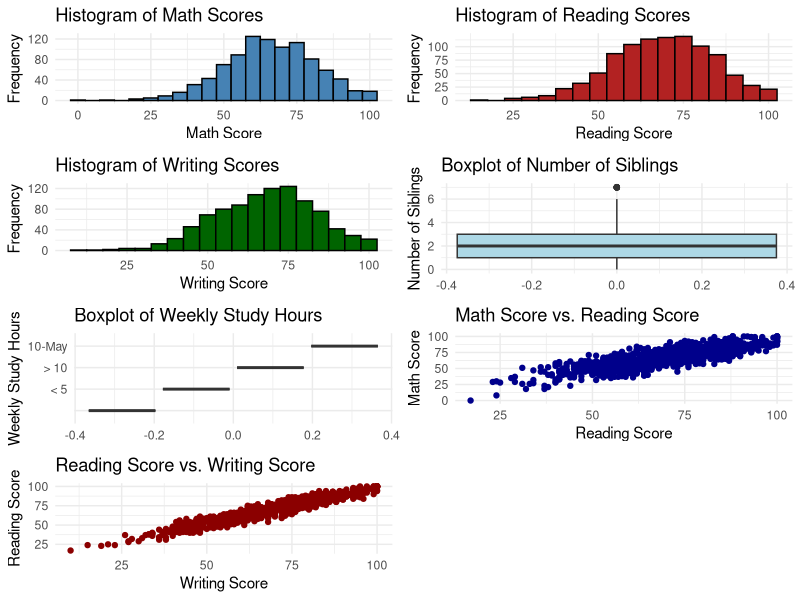
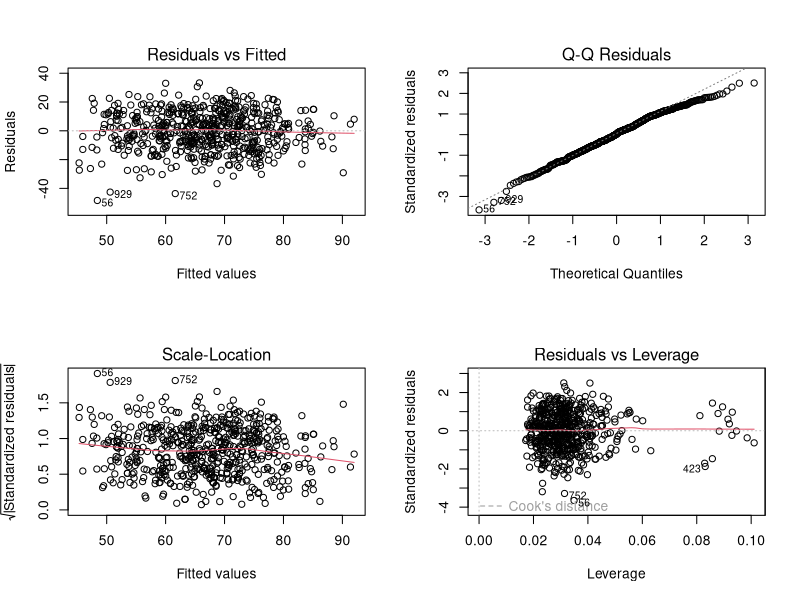
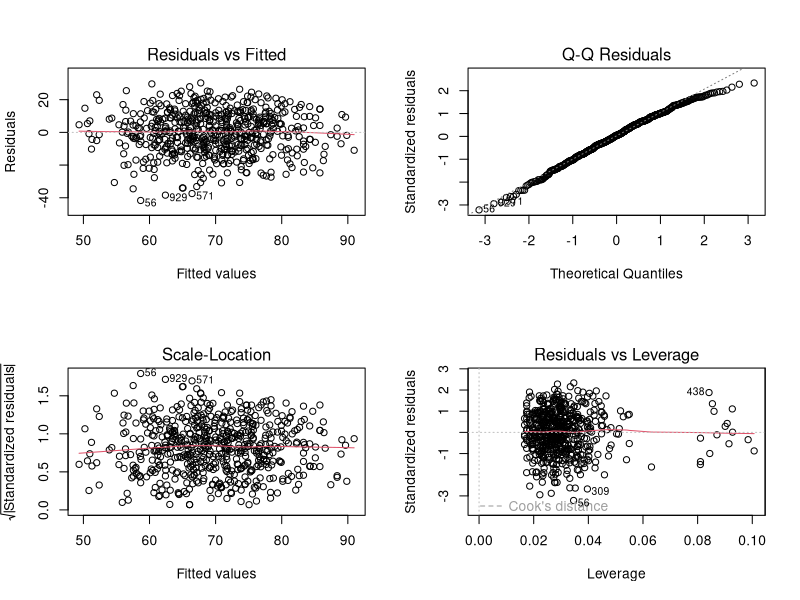
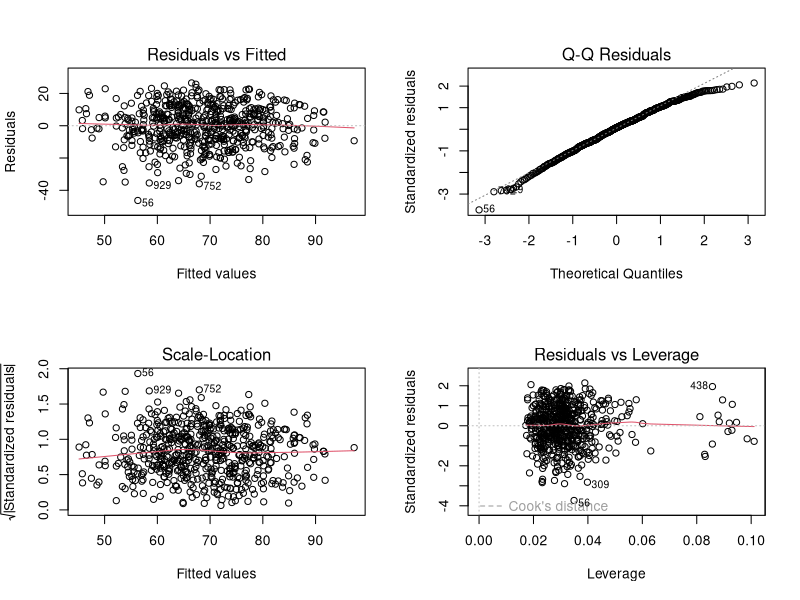

Recreate these plots in R, in order. (Note: this script raises an error after producing the figures.)
## ---- chunk 1
knitr::opts_chunk$set(echo = TRUE)
library(tidyverse)
library(MASS)
library(leaps)

knitr::opts_chunk$set(
  fig.width = 6,
  fig.asp = .6,
  out.width = "90%",
  warning = FALSE,
  message = FALSE,
  echo = FALSE
)

theme_set(theme_minimal() + theme(legend.position = "bottom"))
## ---- chunk 2
# Load necessary libraries
library(tidyverse)
library(broom)
library(GGally)
library(gridExtra)
library(kableExtra)


# Read the dataset
data <- read.csv("Project_1_data.csv")

# Inspect the structure of the data
glimpse(data)


hist_math <- ggplot(data, aes(x = MathScore)) +
  geom_histogram(binwidth = 5, fill = "steelblue", color = "black") +
  labs(title = "Histogram of Math Scores", x = "Math Score", y = "Frequency")

hist_reading <- ggplot(data, aes(x = ReadingScore)) +
  geom_histogram(binwidth = 5, fill = "firebrick", color = "black") +
  labs(title = "Histogram of Reading Scores", x = "Reading Score", y = "Frequency")

hist_writing <- ggplot(data, aes(x = WritingScore)) +
  geom_histogram(binwidth = 5, fill = "darkgreen", color = "black") +
  labs(title = "Histogram of Writing Scores", x = "Writing Score", y = "Frequency")
box_nr_siblings <- ggplot(data, aes(y = NrSiblings)) +
  geom_boxplot(fill = "lightblue") +
  labs(title = "Boxplot of Number of Siblings", y = "Number of Siblings")

box_wkly_study_hours <- ggplot(data, aes(y = WklyStudyHours)) +
  geom_boxplot(fill = "lightgreen") +
  labs(title = "Boxplot of Weekly Study Hours", y = "Weekly Study Hours")
scatter_math_reading <- ggplot(data, aes(x = ReadingScore, y = MathScore)) +
  geom_point(color = "darkblue") +
  labs(title = "Math Score vs. Reading Score", x = "Reading Score", y = "Math Score")

scatter_reading_writing <- ggplot(data, aes(x = WritingScore, y = ReadingScore)) +
  geom_point(color = "darkred") +
  labs(title = "Reading Score vs. Writing Score", x = "Writing Score", y = "Reading Score")
# Convert categorical variables to factors if needed
data <- data %>%
  mutate(across(c(Gender, EthnicGroup, ParentEduc, LunchType, TestPrep, 
                  ParentMaritalStatus, PracticeSport, IsFirstChild, 
                  TransportMeans, WklyStudyHours), as.factor))

pairwise_plots <- ggpairs(data,
  columns = c("MathScore", "ReadingScore", "WritingScore", "NrSiblings", "WklyStudyHours"),
  aes(color = Gender),
  lower = list(continuous = "smooth"),
  upper = list(continuous = "cor"),
  diag = list(continuous = "densityDiag"))
grid.arrange(
  hist_math, hist_reading, hist_writing,
  box_nr_siblings, box_wkly_study_hours,
  scatter_math_reading, scatter_reading_writing,
  ncol = 2
)
## ---- chunk 3
data$Gender <- as.factor(data$Gender)
data$EthnicGroup <- as.factor(data$EthnicGroup)
data$ParentEduc <- as.factor(data$ParentEduc)
data$LunchType <- as.factor(data$LunchType)
data$TestPrep <- as.factor(data$TestPrep)
data$ParentMaritalStatus <- as.factor(data$ParentMaritalStatus)
data$PracticeSport <- as.factor(data$PracticeSport)
data$IsFirstChild <- as.factor(data$IsFirstChild)
data$TransportMeans <- as.factor(data$TransportMeans)
data$WklyStudyHours <- as.factor(data$WklyStudyHours)

# Handle missing values by removing rows with NA
data <- na.omit(data)
## ---- chunk 4
data[data == "" | data == " "] <- NA
data <- na.omit(data)
## ---- chunk 5
library(kableExtra)
data_dict <- tibble(
  Variable = c(
    "Gender", "EthnicGroup", "ParentEduc", "LunchType", "TestPrep", 
    "ParentMaritalStatus", "PracticeSport", "IsFirstChild", "NrSiblings", 
    "TransportMeans", "WklyStudyHours", "MathScore", "ReadingScore", "WritingScore"
  ),
  Description = c(
    "Gender of the student (male/female)",
    "Ethnic group of the student (group A to E)",
    "Parent(s) education background (from some_highschool to master's degree)",
    "School lunch type (standard or free/reduced)",
    "Test preparation course followed (completed or none)",
    "Parent(s) marital status (married/single/widowed/divorced)",
    "How often the student practices sport (never/sometimes/regularly)",
    "If the child is the first child in the family (yes/no)",
    "Number of siblings the student has (0 to 7)",
    "Means of transport to school (schoolbus/private)",
    "Weekly self-study hours (less that 5 hours; between 5 and 10 hours; more than
10 hours)",
    "Math test score (0-100)",
    "Reading test score (0-100)",
    "Writing test score (0-100)"
  )
)

data_dict %>% 
  knitr::kable(caption = "Data Dictionary") %>% 
  kable_styling() %>%
  column_spec(1, width = "12em") %>% 
  column_spec(2, width = "32em")
## ---- chunk 6
numeric_summary = data |> 
  summarize(
    NrSiblings_Mean = mean(NrSiblings, na.rm = TRUE),
    NrSiblings_SD = sd(NrSiblings, na.rm = TRUE),
    NrSiblings_Median = median(NrSiblings, na.rm = TRUE),
    NrSiblings_IQR = IQR(NrSiblings, na.rm = TRUE),
    NrSiblings_Max = max(NrSiblings, na.rm = TRUE),
    NrSiblings_Min = min(NrSiblings, na.rm = TRUE),
    
    MathScore_Mean = mean(MathScore, na.rm = TRUE),
    MathScore_SD = sd(MathScore, na.rm = TRUE),
    MathScore_Median = median(MathScore, na.rm = TRUE),
    MathScore_IQR = IQR(MathScore, na.rm = TRUE),
    MathScore_Max = max(MathScore, na.rm = TRUE),
    MathScore_Min = min(MathScore, na.rm = TRUE),
    
    ReadingScore_Mean = mean(ReadingScore, na.rm = TRUE),
    ReadingScore_SD = sd(ReadingScore, na.rm = TRUE),
    ReadingScore_Median = median(ReadingScore, na.rm = TRUE),
    ReadingScore_IQR = IQR(ReadingScore, na.rm = TRUE),
    ReadingScore_Max = max(ReadingScore, na.rm = TRUE),
    ReadingScore_Min = min(ReadingScore, na.rm = TRUE),
    
    WritingScore_Mean = mean(WritingScore, na.rm = TRUE),
    WritingScore_SD = sd(WritingScore, na.rm = TRUE),
    WritingScore_Median = median(WritingScore, na.rm = TRUE),
    WritingScore_IQR = IQR(WritingScore, na.rm = TRUE),
    WritingScore_Max = max(WritingScore, na.rm = TRUE),
    WritingScore_Min = min(WritingScore, na.rm = TRUE)
  )


numeric_table = data.frame(
  Variable = c("NrSiblings", "MathScore", "ReadingScore", "WritingScore"),
  Mean = c(numeric_summary$NrSiblings_Mean, numeric_summary$MathScore_Mean, 
           numeric_summary$ReadingScore_Mean, numeric_summary$WritingScore_Mean),
  SD = c(numeric_summary$NrSiblings_SD, numeric_summary$MathScore_SD, 
         numeric_summary$ReadingScore_SD, numeric_summary$WritingScore_SD),
  Median = c(numeric_summary$NrSiblings_Median, numeric_summary$MathScore_Median, 
             numeric_summary$ReadingScore_Median, numeric_summary$WritingScore_Median),
  IQR = c(numeric_summary$NrSiblings_IQR, numeric_summary$MathScore_IQR, 
          numeric_summary$ReadingScore_IQR, numeric_summary$WritingScore_IQR),
  Max = c(numeric_summary$NrSiblings_Max, numeric_summary$MathScore_Max, 
          numeric_summary$ReadingScore_Max, numeric_summary$WritingScore_Max),
  Min = c(numeric_summary$NrSiblings_Min, numeric_summary$MathScore_Min, 
          numeric_summary$ReadingScore_Min, numeric_summary$WritingScore_Min)
)

knitr::kable(numeric_table, col.names = c("Variable Name", "Mean", "SD", "Median", "IQR", "Max", "Min"), 
             caption = "Summary Statistics for all Numeric Variables", format = "pipe")

## ---- chunk 7
categorical_table <- data |> 
  summarize(
    gender_Male = sum(Gender == "male", na.rm = TRUE),
    gender_Female = sum(Gender == "female", na.rm = TRUE),
    
    ethnicgroup_A = sum(EthnicGroup == "group A", na.rm = TRUE),
    ethnicgroup_B = sum(EthnicGroup == "group B", na.rm = TRUE),
    ethnicgroup_C = sum(EthnicGroup == "group C", na.rm = TRUE),
    ethnicgroup_D = sum(EthnicGroup == "group D", na.rm = TRUE),
    ethnicgroup_E = sum(EthnicGroup == "group E", na.rm = TRUE),
    
    parenteduc_SomeHighSchool = sum(ParentEduc == "some college", na.rm = TRUE),
    parenteduc_HighSchool = sum(ParentEduc == "some high School", na.rm = TRUE),
    parenteduc_Associates = sum(ParentEduc == "associate's degree high school", na.rm = TRUE),
    parenteduc_Bachelors = sum(ParentEduc == "bachelor's degree", na.rm = TRUE),
    parenteduc_Masters = sum(ParentEduc == "master's degree", na.rm = TRUE),
    
    lunchtime_Standard = sum(LunchType == "standard", na.rm = TRUE),
    lunchtime_FreeReduced = sum(LunchType == "free/reduced", na.rm = TRUE),
    
    testprep_Completed = sum(TestPrep == "completed", na.rm = TRUE),
    testprep_None = sum(TestPrep == "none", na.rm = TRUE),
    
    parentmaritalstatus_Married = sum(ParentMaritalStatus == "married", na.rm = TRUE),
    parentmaritalstatus_Single = sum(ParentMaritalStatus == "single", na.rm = TRUE),
    parentmaritalstatus_Widowed = sum(ParentMaritalStatus == "widowed", na.rm = TRUE),
    parentmaritalstatus_Divorced = sum(ParentMaritalStatus == "divorced", na.rm = TRUE),
    
    practicesport_Never = sum(PracticeSport == "never", na.rm = TRUE),
    practicesport_Sometimes = sum(PracticeSport == "sometimes", na.rm = TRUE),
    practicesport_Regularly = sum(PracticeSport == "regularly", na.rm = TRUE),
    
    isfirstchild_Yes = sum(IsFirstChild == "yes", na.rm = TRUE),
    isfirstchild_No = sum(IsFirstChild == "no", na.rm = TRUE),
    
    transportmeans_SchoolBus = sum(TransportMeans == "school_bus", na.rm = TRUE),
    transportmeans_Private = sum(TransportMeans == "private", na.rm = TRUE),
    
    wklystudyhours_LessThan5 = sum(WklyStudyHours == "< 5", na.rm = TRUE),
    wklystudyhours_5to10 = sum(WklyStudyHours == "10-May", na.rm = TRUE),
    wklystudyhours_MoreThan10 = sum(WklyStudyHours == "> 10", na.rm = TRUE)
  )


categorical_final <- data.frame(
  Variable = c("Gender Male", "Gender Female",
               "EthnicGroup A", "EthnicGroup B", "EthnicGroup C", "EthnicGroup D", "EthnicGroup E",
               "ParentEduc Some High School", "ParentEduc High School", "ParentEduc Associates", 
               "ParentEduc Bachelors", "ParentEduc Masters", 
               "LunchType Standard", "LunchType Free/Reduced", 
               "TestPrep Completed", "TestPrep None", 
               "ParentMaritalStatus Married", "ParentMaritalStatus Single", "ParentMaritalStatus Widowed", "ParentMaritalStatus Divorced",
               "PracticeSport Never", "PracticeSport Sometimes", "PracticeSport Regularly",
               "IsFirstChild Yes", "IsFirstChild No", 
               "TransportMeans SchoolBus", "TransportMeans Private",
               "WklyStudyHours Less than 5", "WklyStudyHours 5-10", "WklyStudyHours More than 10"),
  Count = c(
    categorical_table$gender_Male, categorical_table$gender_Female,
    categorical_table$ethnicgroup_A, categorical_table$ethnicgroup_B, categorical_table$ethnicgroup_C, categorical_table$ethnicgroup_D, categorical_table$ethnicgroup_E,
    categorical_table$parenteduc_SomeHighSchool, categorical_table$parenteduc_HighSchool, categorical_table$parenteduc_Associates, 
    categorical_table$parenteduc_Bachelors, categorical_table$parenteduc_Masters, 
    categorical_table$lunchtime_Standard, categorical_table$lunchtime_FreeReduced, 
    categorical_table$testprep_Completed, categorical_table$testprep_None, 
    categorical_table$parentmaritalstatus_Married, categorical_table$parentmaritalstatus_Single, categorical_table$parentmaritalstatus_Widowed, categorical_table$parentmaritalstatus_Divorced,
    categorical_table$practicesport_Never, categorical_table$practicesport_Sometimes, categorical_table$practicesport_Regularly,
    categorical_table$isfirstchild_Yes, categorical_table$isfirstchild_No, 
    categorical_table$transportmeans_SchoolBus, categorical_table$transportmeans_Private,
    categorical_table$wklystudyhours_LessThan5, categorical_table$wklystudyhours_5to10, categorical_table$wklystudyhours_MoreThan10
  ),
  Proportion = round(c(
    categorical_table$gender_Male / nrow(data), categorical_table$gender_Female / nrow(data),
    categorical_table$ethnicgroup_A / nrow(data), categorical_table$ethnicgroup_B / nrow(data), categorical_table$ethnicgroup_C / nrow(data), 
    categorical_table$ethnicgroup_D / nrow(data), categorical_table$ethnicgroup_E / nrow(data),
    categorical_table$parenteduc_SomeHighSchool / nrow(data), categorical_table$parenteduc_HighSchool / nrow(data), 
    categorical_table$parenteduc_Associates / nrow(data), categorical_table$parenteduc_Bachelors / nrow(data), 
    categorical_table$parenteduc_Masters / nrow(data),
    categorical_table$lunchtime_Standard / nrow(data), categorical_table$lunchtime_FreeReduced / nrow(data),
    categorical_table$testprep_Completed / nrow(data), categorical_table$testprep_None / nrow(data),
    categorical_table$parentmaritalstatus_Married / nrow(data), categorical_table$parentmaritalstatus_Single / nrow(data),
    categorical_table$parentmaritalstatus_Widowed / nrow(data), categorical_table$parentmaritalstatus_Divorced / nrow(data),
    categorical_table$practicesport_Never / nrow(data), categorical_table$practicesport_Sometimes / nrow(data),
    categorical_table$practicesport_Regularly / nrow(data),
    categorical_table$isfirstchild_Yes / nrow(data), categorical_table$isfirstchild_No / nrow(data),
    categorical_table$transportmeans_SchoolBus / nrow(data), categorical_table$transportmeans_Private / nrow(data),
    categorical_table$wklystudyhours_LessThan5 / nrow(data), categorical_table$wklystudyhours_5to10 / nrow(data), 
    categorical_table$wklystudyhours_MoreThan10 / nrow(data)
  ), 4)
)

knitr::kable(categorical_final, col.names = c("Variable Name and Levels", "Count", "Proportion"), 
             caption = "Summary Statistics for all Categorical Variables", format = "pipe")
## ---- chunk 8
math_full_model <- lm(MathScore ~ Gender + EthnicGroup + ParentEduc + LunchType + TestPrep +
                        ParentMaritalStatus + PracticeSport + IsFirstChild + NrSiblings +
                        TransportMeans + WklyStudyHours, data = data)
math_null_model = lm(MathScore ~ 1, data = data)
math_selected_model = step(math_null_model,
scope = list(lower = formula(math_null_model),
upper = formula(math_full_model)))
math_selected_model
## ---- chunk 9
par(mfrow = c(2, 2)) 
plot(math_selected_model)
par(mfrow = c(1, 1))
## ---- chunk 10
reading_full_model <- lm(ReadingScore ~ Gender + EthnicGroup + ParentEduc + LunchType + TestPrep +
                        ParentMaritalStatus + PracticeSport + IsFirstChild + NrSiblings +
                        TransportMeans + WklyStudyHours, data = data)
reading_null_model = lm(ReadingScore ~ 1, data = data)
reading_selected_model = step(reading_null_model,
scope = list(lower = formula(reading_null_model),
upper = formula(reading_full_model)))
reading_selected_model
## ---- chunk 11
par(mfrow = c(2, 2)) 
plot(reading_selected_model)
par(mfrow = c(1, 1))
## ---- chunk 12
writing_full_model <- lm(WritingScore ~ Gender + EthnicGroup + ParentEduc + LunchType + TestPrep +
                        ParentMaritalStatus + PracticeSport + IsFirstChild + NrSiblings +
                        TransportMeans + WklyStudyHours, data = data)
writing_null_model = lm(WritingScore ~ 1, data = data)
writing_selected_model = step(writing_null_model,
scope = list(lower = formula(writing_null_model),
upper = formula(writing_full_model)))
writing_selected_model
## ---- chunk 13
par(mfrow = c(2, 2)) 
plot(writing_selected_model)
par(mfrow = c(1, 1))
## ---- chunk 14
# Fit the three linear models
model1 <- lm(formula = ReadingScore ~ Gender + EthnicGroup + ParentEduc + 
               LunchType + TestPrep + ParentMaritalStatus + IsFirstChild, data = data)

model2 <- lm(formula = MathScore ~ Gender + EthnicGroup + ParentEduc + 
               LunchType + TestPrep + ParentMaritalStatus + IsFirstChild + WklyStudyHours, 
             data = data)

model3 <- lm(formula = WritingScore ~ Gender + EthnicGroup + ParentEduc + 
               LunchType + TestPrep + ParentMaritalStatus + WklyStudyHours, data = data)
## ---- chunk 15
summary(data$MathScore)  # Inspect the range of MathScore
## ---- chunk 16
data$MathScore_shifted <- data$MathScore + 1
model2_shifted <- lm(MathScore_shifted ~ Gender + EthnicGroup + ParentEduc + 
                       LunchType + TestPrep + ParentMaritalStatus + IsFirstChild + 
                       WklyStudyHours, data = data)

## ---- chunk 17
# Set up a 1-row, 3-column layout
par(mfrow = c(1, 3))

# Box-Cox analysis for model1
boxcox(model1, lambda = seq(-2, 2, by = 0.1))  # Range of lambda values
title("Model 1: ReadingScore")

# Box-Cox analysis for model2
boxcox(model2_shifted, lambda = seq(-2, 2, by = 0.1))  # Range of lambda values
title("Model 2: MathScore")

# Box-Cox analysis for model3
boxcox(model3, lambda = seq(-2, 2, by = 0.1))  # Range of lambda values
title("Model 3: WritingScore")

# Reset graphical parameters (optional)
par(mfrow = c(1, 1))
